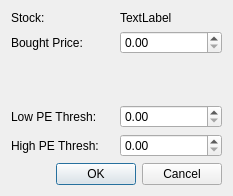
<?xml version="1.0" encoding="UTF-8"?>
<ui version="4.0">
 <class>Dialog</class>
 <widget class="QDialog" name="Dialog">
  <property name="geometry">
   <rect>
    <x>0</x>
    <y>0</y>
    <width>233</width>
    <height>196</height>
   </rect>
  </property>
  <property name="windowTitle">
   <string>Set Price</string>
  </property>
  <layout class="QVBoxLayout" name="verticalLayout">
   <item>
    <layout class="QGridLayout" name="gridLayout">
     <item row="2" column="1">
      <widget class="QDoubleSpinBox" name="doubleSpinBoxBoughtPrice"/>
     </item>
     <item row="4" column="1">
      <widget class="QDoubleSpinBox" name="doubleSpinBoxLowPEThresh"/>
     </item>
     <item row="0" column="0">
      <widget class="QLabel" name="label_4">
       <property name="text">
        <string>Stock:</string>
       </property>
      </widget>
     </item>
     <item row="5" column="1">
      <widget class="QDoubleSpinBox" name="doubleSpinBoxHighPEThresh"/>
     </item>
     <item row="2" column="0">
      <widget class="QLabel" name="label">
       <property name="text">
        <string>Bought Price:</string>
       </property>
      </widget>
     </item>
     <item row="4" column="0">
      <widget class="QLabel" name="label_2">
       <property name="text">
        <string>Low PE Thresh:</string>
       </property>
      </widget>
     </item>
     <item row="0" column="1">
      <widget class="QLabel" name="labelStockName">
       <property name="text">
        <string>TextLabel</string>
       </property>
      </widget>
     </item>
     <item row="5" column="0">
      <widget class="QLabel" name="label_3">
       <property name="text">
        <string>High PE Thresh:</string>
       </property>
      </widget>
     </item>
     <item row="3" column="0">
      <spacer name="verticalSpacer">
       <property name="orientation">
        <enum>Qt::Vertical</enum>
       </property>
       <property name="sizeHint" stdset="0">
        <size>
         <width>20</width>
         <height>40</height>
        </size>
       </property>
      </spacer>
     </item>
    </layout>
   </item>
   <item>
    <widget class="QDialogButtonBox" name="buttonBox">
     <property name="orientation">
      <enum>Qt::Horizontal</enum>
     </property>
     <property name="standardButtons">
      <set>QDialogButtonBox::Cancel|QDialogButtonBox::Ok</set>
     </property>
    </widget>
   </item>
  </layout>
 </widget>
 <resources/>
 <connections>
  <connection>
   <sender>buttonBox</sender>
   <signal>accepted()</signal>
   <receiver>Dialog</receiver>
   <slot>accept()</slot>
   <hints>
    <hint type="sourcelabel">
     <x>248</x>
     <y>254</y>
    </hint>
    <hint type="destinationlabel">
     <x>157</x>
     <y>274</y>
    </hint>
   </hints>
  </connection>
  <connection>
   <sender>buttonBox</sender>
   <signal>rejected()</signal>
   <receiver>Dialog</receiver>
   <slot>reject()</slot>
   <hints>
    <hint type="sourcelabel">
     <x>316</x>
     <y>260</y>
    </hint>
    <hint type="destinationlabel">
     <x>286</x>
     <y>274</y>
    </hint>
   </hints>
  </connection>
 </connections>
</ui>
